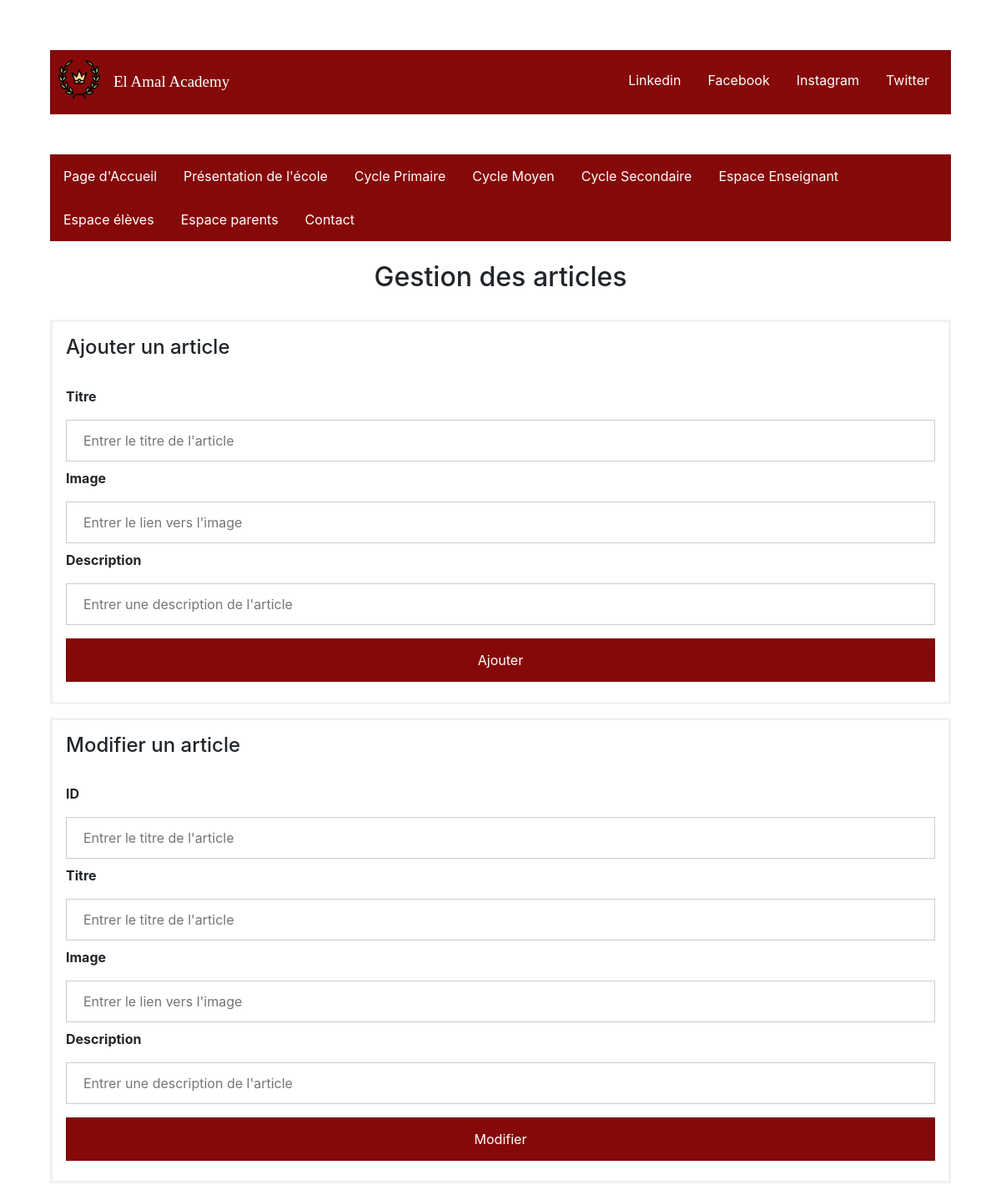
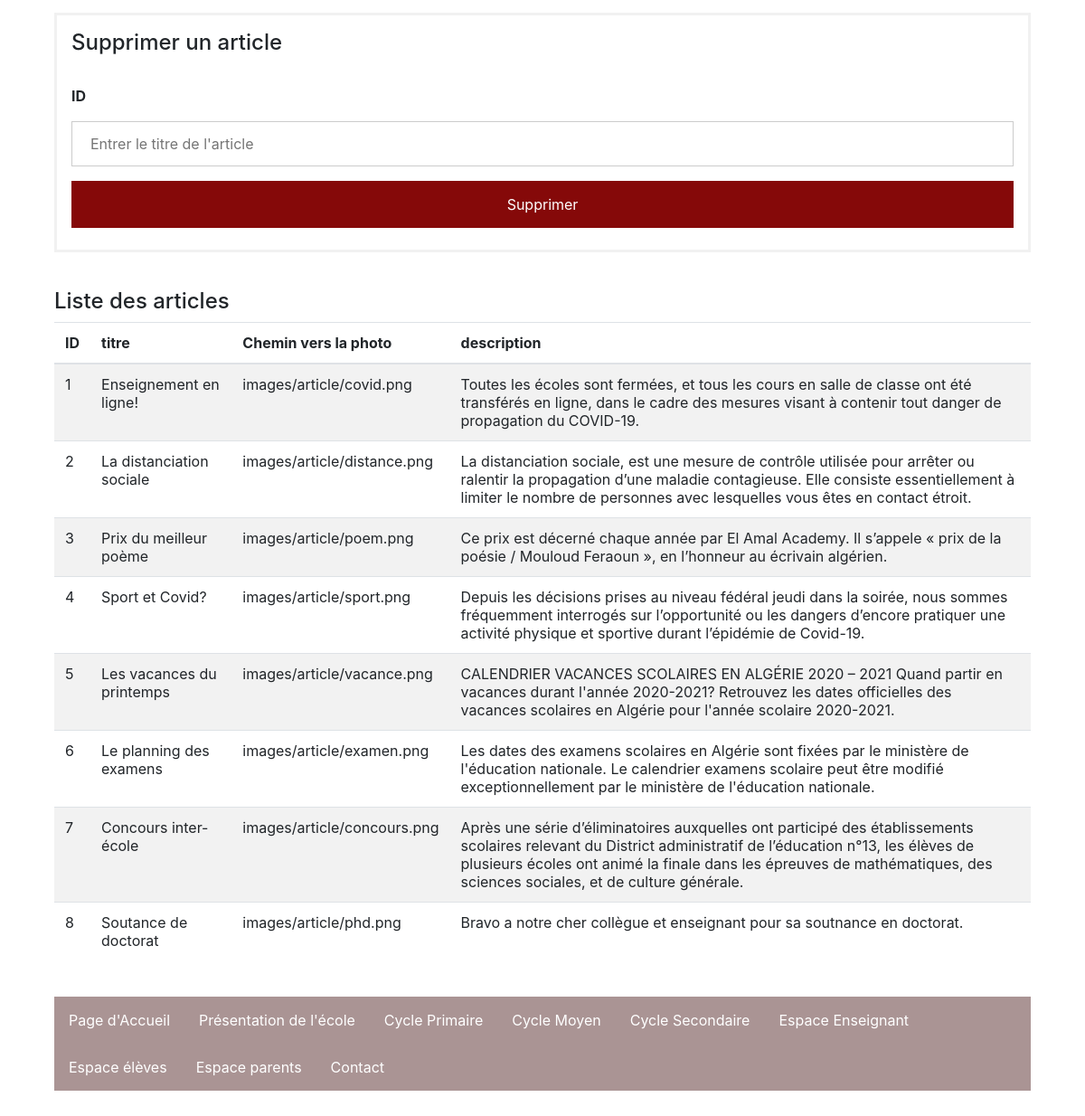
The app's page /controllers/ControllerArticleIndex.php (signed in) with its own data (2 pictures, top to bottom).
### tables this page shows
CREATE TABLE IF NOT EXISTS `articleindex` (
  `id` int(11) NOT NULL AUTO_INCREMENT,
  `titre` text NOT NULL,
  `photo` text NOT NULL,
  `description` text NOT NULL,
  PRIMARY KEY (`id`)
);

### controllers/ControllerArticleIndex.php (called while the page is built, shortened)
<?php
$relativePath = $_SERVER['DOCUMENT_ROOT'];
require_once($relativePath.'/Latreche_Mohamed_Cherif_Zouaoui_SIL1/views/articleIndexView.php');
require_once($relativePath.'/Latreche_Mohamed_Cherif_Zouaoui_SIL1/models/articleIndexModel.php');
class ControllerArticleIndex {
    public function getList() {
        $pModel = new articleIndexModel();
        $rslt = $pModel->getList();
        return $rslt;
    }
    public function afficherArticle() {
        $articleView = new articleIndexView();
        $articleView->afficherArticlePage();
    }
}
$control = new ControllerArticleIndex();
$control->afficherArticle();
?>

### models/articleIndexModel.php (called while the page is built, shortened)
<?php
$relativePath = $_SERVER['DOCUMENT_ROOT'];
require_once($relativePath.'/Latreche_Mohamed_Cherif_Zouaoui_SIL1/controllers/ControllerArticleIndex.php');
class articleIndexModel {
    private $db="mysql:dbname=tdw;hostname=127.0.0.1;";
    private $busername = "root";
    private $bpassword = "";
    private function connexion($db,$busername,$bpassword) {
                try {
                    $conn = new PDO($db, $busername, $bpassword);
                    $conn->exec("SET CHARACTER SET utf8");
                }
                catch(PDOException $e)
                {
                    echo "Connection failed: " . $e->getMessage();
                    exit();
                }
                return $conn;
    }
    public function getList() {
        $conn=$this->connexion($this->db,$this->busername,$this->bpassword);
        $sql = $conn->prepare("SELECT * FROM articleindex");
        $sql->execute();
        return $sql;
    }
}
?>

### views/articleIndexView.php (the view, shortened to what this page needs)
<?php
$relativePath = $_SERVER['DOCUMENT_ROOT'];
require_once($relativePath.'/Latreche_Mohamed_Cherif_Zouaoui_SIL1/controllers/ControllerArticleIndex.php');
class articleIndexView {
    public function head() {
        ?>
        <head>
            <link rel="stylesheet" href="../css/gestArticle.css">
            <link rel="stylesheet" href="https://maxcdn.bootstrapcdn.com/bootstrap/4.5.2/css/bootstrap.min.css">
        </head>
        <?php
    }
    public function navBar() {
        ?>
        <ul class="topnav">
            <li class="left"><img src="../images/logos/laurel.png"></li>
            <li class="middle"><a href="../index.php">El Amal Academy</a></li>
            <li class="right"><a href="#twitter">Twitter</a></li>
            <li class="right"><a href="#instagram">Instagram</a></li>
            <li class="right"><a href="#facebook">Facebook</a></li>
            <li class="right"><a href="#linkedin">Linkedin</a></li>
        </ul>
<br><br>
<?php
    }
    public function menu() {
        ?>
        <div class="menuHorizontal">
            <ul>
                <li><a class="horizontal" href="../index.php">Page d'Accueil</a></li>
                <li><a  class="optional" href="../controllers/ControllerPresentation.php">Présentation de l'école</a></li>
                <li><a class="optional" href="../controllers/ControllerCyclePrimaire.php">Cycle Primaire</a></li>
                <li><a class="optional" href="../controllers/ControllerCycleMoyen.php">Cycle Moyen</a></li>
                <li><a class="optional" href="../controllers/ControllerCycleSec.php">Cycle Secondaire</a></li>
                <li><a class="optional" href="../controllers/ControllerEspaceEns.php">Espace Enseignant</a></li>
                <li><a href="../controllers/espaceEleveController.php">Espace élèves</a></li>
                <li><a href="../controllers/ControllerEspaceParent.php">Espace parents</a></li>
                <li><a href="../controllers/contactController.php">Contact</a></li>
            </ul>
        </div>
<br>
<?php
    }
    public function Contenu() {
        ?>
        <h2>Gestion des articles</h2>
        <br>
        <form method="post">
            <div class="article">
                <h4>Ajouter un article</h4>
                <br>
                <label for="titre"><b>Titre</b></label>
                <input type="text" id="titre" placeholder="Entrer le titre de l'article" name="titre" required>
                <label for="photo"><b>Image</b></label>
                <input type="text" id="photo" placeholder="Entrer le lien vers l'image" name="photo" required>
                <label for="descr"><b>Description</b></label>
                <input type="text" id="descr" placeholder="Entrer une description de l'article" name="descr"required>
                <input id="unsub" type="submit" value="Ajouter" name="submit">
            </div>
        </form>
<?php
    }
    public function Contenu2() {
        ?>
        <form method="post">
            <div class="article">
                <h4>Modifier un article</h4>
                <br>
                <label for="idN2"><b>ID</b></label>
                <input type="text" id="idN2" placeholder="Entrer le titre de l'article" name="idN2">
                <label for="titre2"><b>Titre</b></label>
                <input type="text" id="titre2" placeholder="Entrer le titre de l'article" name="titre2">
                <label for="photo2"><b>Image</b></label>
                <input type="text" id="photo2" placeholder="Entrer le lien vers l'image" name="photo2">
                <label for="descr2"><b>Description</b></label>
                <input type="text" id="descr2" placeholder="Entrer une description de l'article" name="descr2">
                <br>
                <input id="unsub2" type="submit" value="Modifier" name="submit2">
            </div>
        </form>
    <?php
    }
    public function Contenu3() {
        ?>
        <form method="post">
            <div class="article">
                <h4>Supprimer un article</h4>
                <br>
                <label for="idN3"><b>ID</b></label>
                <input type="text" id="idN3" placeholder="Entrer le titre de l'article" name="idN3">
                <input id="unsub3" type="submit" value="Supprimer" name="submit3">
            </div>
        </form>
    <br>
        <?php
    }
public function contenu4() {
        ?>
        <h4>Liste des articles</h4>
        <table class="table table-striped">
            <thead>
                <tr>
                    <th scope="col">ID</th>
                    <th scope="col">titre</th>
                    <th scope="col">Chemin vers la photo</th>
                    <th scope="col">description</th>
                </tr>
            </thead>
            <tbody>
        <?php
            $controller = new ControllerArticleIndex();
            $qtf = $controller->getList();
            foreach ($qtf as $row) {
                echo
                    "<tr>" .
                    "<td>" . $row["id"] . "</td>" .
                    "<td>" . $row["titre"] . "</td>" .
                    "<td>" . $row["photo"] . "</td>" .
                    "<td>" . $row["description"] . "</td>" .
                    "</tr>";
            }
                echo "</tbody>";
        ?>
        </table>
        <br>
        <?php
    }
    public function footer() {
        ?>
        <footer class=footer">
            <ul>
                <li><a href="../index.php">Page d'Accueil</a></li>
                <li><a href="../controllers/ControllerPresentation.php">Présentation de l'école</a></li>
                <li><a class="optional" href="../controllers/ControllerCyclePrimaire.php">Cycle Primaire</a></li>
                <li><a class="optional" href="../controllers/ControllerCycleMoyen.php">Cycle Moyen</a></li>
                <li><a class="optional" href="../controllers/ControllerCycleSec.php">Cycle Secondaire</a></li>
                <li><a class="optional" href="../controllers/ControllerEspaceEns.php">Espace Enseignant</a></li>
                <li><a href="../controllers/espaceEleveController.php">Espace élèves</a></li>
                <li><a class="optional" href="controllers/ControllerEspaceParent.php">Espace parents</a></li>
                <li><a href="../controllers/contactController.php">Contact</a></li>
            </ul>
        </footer>
        <?php
    }
    public function articleBody() {
        ?>
        <body>
        <?php
        $this->navBar();
        $this->menu();
        $this->Contenu();
        $this->Contenu2();
        $this->Contenu3();
        $this->Contenu4();
        $this->footer();
        echo '</body>';
    }
    public function afficherArticlePage() {
        echo '<html>';
        $this->head();
        $this->articleBody();
        echo '</html>';
    }
}

### css/gestArticle.css (style rules this page uses)
ul.topnav { list-style-type: none; margin: 0; padding: 10px; overflow: hidden; background-color: #850909; }
ul.topnav li { float: left; }
ul.topnav li a { display: block; color: white; text-align: center; padding: 14px 16px; text-decoration: none; }
ul.topnav li.right { float: right; }
ul.topnav li.middle { text-align: right; font-size: 19px; font-family: 'Times New Roman', Times, serif; }
.topnav img { width: 50px; height: 50px; float: left; }
body { margin: 5%; padding: 5%; }
div > ul { list-style-type: none; margin: 0; padding: 0; overflow: hidden; background-color: #850909; }
ul > li { float: left; }
ul > li a { display: block; color: white; text-align: center; padding: 14px 16px; text-decoration: none; }
footer > ul { list-style-type: none; margin: 0; padding: 0; overflow: hidden; background-color: #aa9494; }
.horizontal { float : left; }
h2 { text-align: center; }
form { border: 3px solid #f1f1f1; }
input[type=submit] { background-color: #850909; color: white; padding: 14px 20px; margin: 8px 0; border: none; cursor: pointer; width: 100%; }
input[type=text] { width: 100%; padding: 12px 20px; margin: 8px 0; display: inline-block; border: 1px solid #ccc; box-sizing: border-box; }
.article { padding: 16px; }

### records on screen
articleindex: id "1", titre "Enseignement en ligne!", photo "images/article/covid.png", description "Toutes les écoles sont fermées, et tous les cours en salle de classe ont été transférés en ligne, dans le cadre des mesures visant à contenir tout danger de propagation du COVID-19."
articleindex: id "2", titre "La distanciation sociale", photo "images/article/distance.png", description "La distanciation sociale, est une mesure de contrôle utilisée pour arrêter ou ralentir la propagation d’une maladie contagieuse. Elle consiste essentiellement à limiter le nombre de personnes avec lesquelles vous êtes en contact étroit."
articleindex: id "3", titre "Prix du meilleur poème", photo "images/article/poem.png", description "Ce prix est décerné chaque année par El Amal Academy. Il s’appele « prix de la poésie / Mouloud Feraoun », en l’honneur au écrivain algérien."
articleindex: id "4", titre "Sport et Covid?", photo "images/article/sport.png", description "Depuis les décisions prises au niveau fédéral jeudi dans la soirée, nous sommes fréquemment interrogés sur l’opportunité ou les dangers d’encore pratiquer une activité physique et sportive durant l’épidémie de Covid-19."
articleindex: id "5", titre "Les vacances du printemps", photo "images/article/vacance.png", description "CALENDRIER VACANCES SCOLAIRES EN ALGÉRIE 2020 – 2021 Quand partir en vacances durant l'année 2020-2021? Retrouvez les dates officielles des vacances scolaires en Algérie pour l'année scolaire 2020-2021."
articleindex: id "6", titre "Le planning des examens", photo "images/article/examen.png", description "Les dates des examens scolaires en Algérie sont fixées par le ministère de l'éducation nationale. Le calendrier examens scolaire peut être modifié exceptionnellement par le ministère de l'éducation nationale."
articleindex: id "7", titre "Concours inter-école", photo "images/article/concours.png", description "Après une série d’éliminatoires auxquelles ont participé des établissements scolaires relevant du District administratif de l’éducation n°13, les élèves de plusieurs écoles ont animé la finale dans les épreuves de mathématiques, des sciences sociales, et de culture générale."
articleindex: id "8", titre "Soutance de doctorat", photo "images/article/phd.png", description "Bravo a notre cher collègue et enseignant pour sa soutnance en doctorat."
